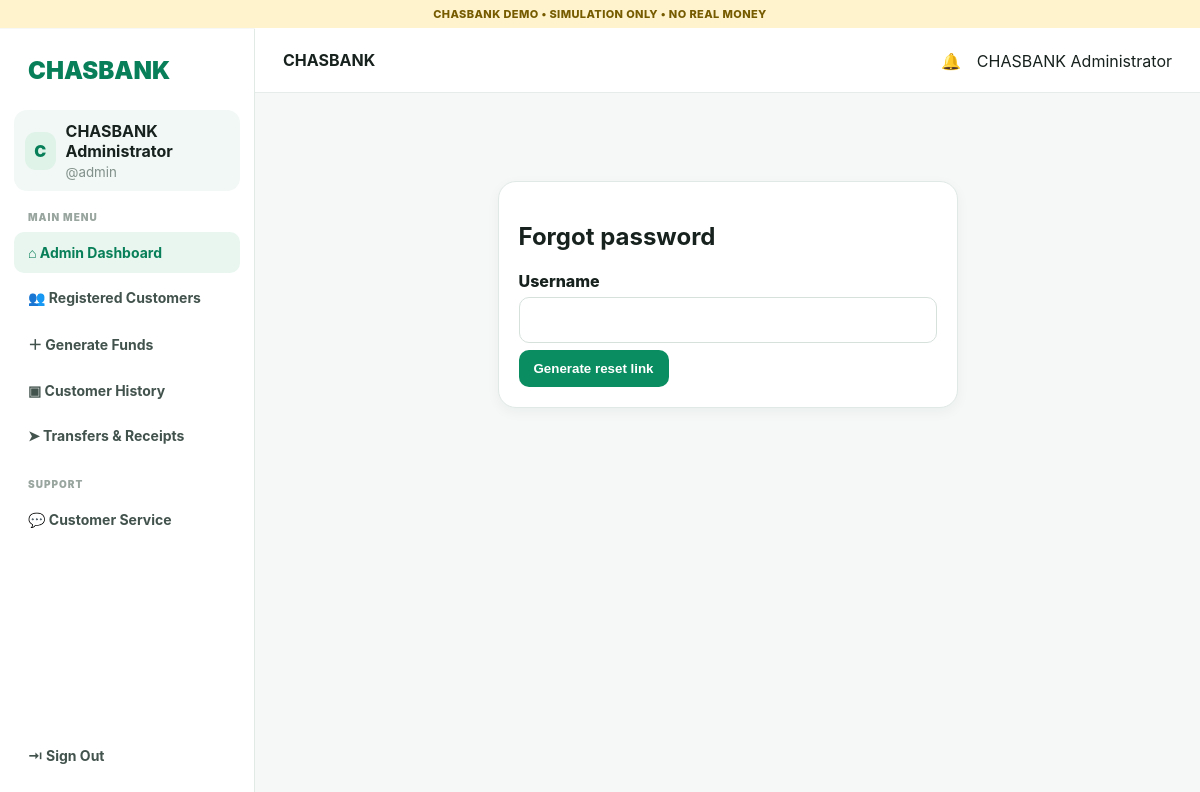
The app's page /forgot (signed in) with its own data.
### tables this page shows
CREATE TABLE users(
      id INTEGER PRIMARY KEY AUTOINCREMENT,
      username TEXT UNIQUE NOT NULL,
      name TEXT NOT NULL,
      password_hash TEXT NOT NULL,
      pin_hash TEXT,
      balance REAL NOT NULL DEFAULT 0,
      status TEXT NOT NULL DEFAULT 'active',
      created_at TEXT NOT NULL
    );

### app.py (the view, shortened to what this page needs)
@app.route("/forgot", methods=["GET", "POST"])
def forgot():
    link = None
    return render_template("forgot.html", link=link)

### app.py (called while the page is built)
def conn():
    c = sqlite3.connect(DB)
    c.row_factory = sqlite3.Row
    return c

def user():
    uid = session.get("uid")
    if not uid:
        return None
    c = conn(); u = c.execute("SELECT * FROM users WHERE id=?", (uid,)).fetchone(); c.close()
    return u

@app.context_processor
def inject():
    return {"user": user()}

### templates/forgot.html (shortened to what this page needs)
{% set show_app = false %}
{% extends "base.html" %}{% block content %}<div class="auth card"><h1>Forgot password</h1><form method="post"><label>Username</label><input name="username" required><button class="btn">Generate reset link</button></form></div>{% endblock %}

### templates/base.html (shortened to what this page needs)
<!doctype html><html><head><meta name="viewport" content="width=device-width,initial-scale=1"><title>CHASBANK</title>
<link rel="stylesheet" href="{{url_for('static',filename='style.css')}}"></head><body>
<div class="demo">CHASBANK DEMO • SIMULATION ONLY • NO REAL MONEY</div>
{% if user %}
<div class="shell"><aside class="sidebar">
<div class="logo">CHASBANK</div><div class="profile"><div class="avatar">{{user["name"][0]|upper}}</div><div><b>{{user["name"]}}</b><small>@{{user["username"]}}</small></div></div>
<div class="label">MAIN MENU</div>
{% if user["username"]=="admin" %}<a class="nav active" href="/admin">⌂ Admin Dashboard</a><a class="nav" href="/admin#customers">👥 Registered Customers</a><a class="nav" href="/admin#generate">＋ Generate Funds</a><a class="nav" href="/admin#transactions">▣ Customer History</a><a class="nav" href="/admin#transfers">➤ Transfers & Receipts</a><div class="label">SUPPORT</div><a class="nav" href="/admin#support">💬 Customer Service</a>{% endif %}
<div class="bottom"><a class="nav" href="/logout">⇥ Sign Out</a></div></aside>
<section class="content"><header class="top"><button class="hamb" onclick="document.querySelector('.sidebar').classList.toggle('open')">☰</button><b>CHASBANK</b><span>🔔　{{user["name"]}}</span></header>
{% else %}<nav class="public"><b>CHASBANK</b><a href="/login">Sign in</a><a class="public-signup" href="/signup">Create account</a></nav><section class="content public-content">{% endif %}
<main>{% with m=get_flashed_messages() %}{% if m %}<div class="flash">{{m[0]}}</div>{% endif %}{% endwith %}{% block content %}{% endblock %}</main></section></div>
</body></html>

### static/style.css (style rules this page uses)
* { box-sizing:border-box }
body { margin:0;font-family:Inter,Arial,sans-serif;background:#f5f8f7;color:#17211e }
.demo { text-align:center;background:#fff3cd;color:#765b00;font-size:11px;font-weight:800;padding:7px;letter-spacing:.4px;position:relative;z-index:30 }
.shell { min-height:calc(100vh - 29px) }
.sidebar { position:fixed;top:29px;bottom:0;width:255px;background:#fff;border-right:1px solid #e2eae6;padding:22px 14px;display:flex;flex-direction:column;z-index:20 }
.logo { font-size:24px;font-weight:900;color:#087f58;padding:5px 14px 25px }
.profile { display:flex;align-items:center;gap:10px;background:#f2f8f5;padding:11px;border-radius:13px }
.profile small { display:block;color:#81908a;margin-top:3px }
.avatar { width:38px;height:38px;border-radius:11px;background:#dff3e9;color:#087f58;display:grid;place-items:center;font-weight:900 }
.label { font-size:10px;letter-spacing:1px;font-weight:900;color:#99a59f;padding:20px 14px 7px }
.nav { display:block;text-decoration:none;color:#42524c;padding:12px 14px;border-radius:10px;margin:2px 0;font-weight:700;font-size:14px }
.nav:hover,.nav.active { background:#e8f6ef;color:#087f58 }
.bottom { margin-top:auto }
.content { margin-left:255px }
.top { height:65px;background:#fff;border-bottom:1px solid #e5ece9;display:flex;align-items:center;justify-content:space-between;padding:0 28px }
main { max-width:1160px;margin:auto;padding:28px }
.card { background:#fff;border:1px solid #e0e9e5;border-radius:18px;padding:20px;margin-bottom:26px;box-shadow:0 4px 13px #102b220c }
.btn,.secondary,.danger { border:0;border-radius:10px;padding:11px 15px;font-weight:800;cursor:pointer }
.btn { background:#0b8d62;color:white }
.auth { max-width:460px;margin:60px auto }
.auth input { margin-bottom:7px }
label { display:block;font-weight:800;margin:12px 0 6px }
input,textarea { width:100%;padding:12px;border:1px solid #d6e1dc;border-radius:10px;font:inherit;margin-bottom:10px }

### records on screen
users: name "C", name "CHASBANK Administrator", username "admin"
